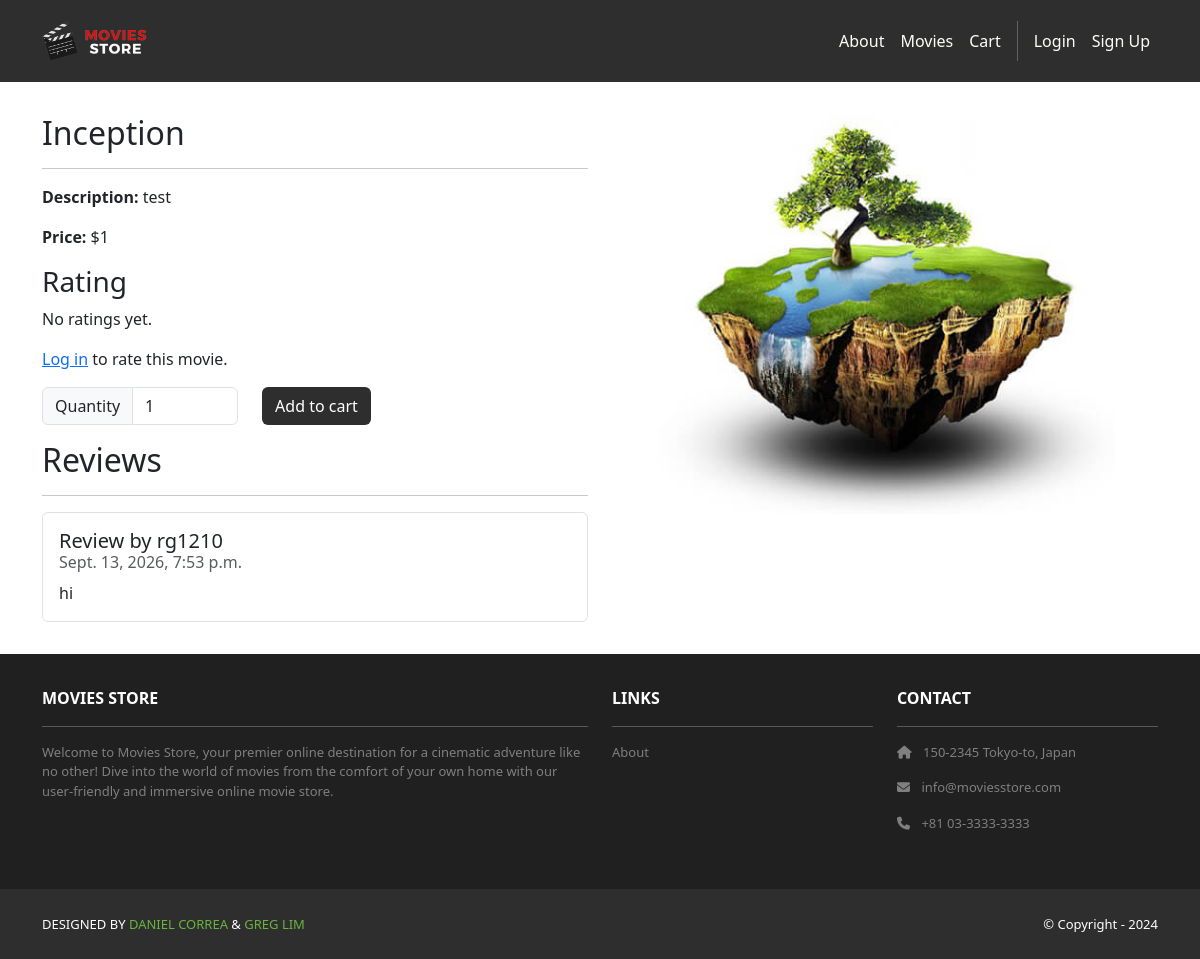
/movies/1/, run on the app's committed database.
### movies/models.py (models this page shows, shortened)
class Movie(models.Model):
    id = models.AutoField(primary_key=True)
    name = models.CharField(max_length=255)
    price = models.IntegerField()
    description = models.TextField()
    image = models.ImageField(upload_to='movie_images/')

class Review(models.Model):
    id = models.AutoField(primary_key=True)
    comment = models.CharField(max_length=255)
    date = models.DateTimeField(auto_now_add=True)
    movie = models.ForeignKey(Movie, on_delete=models.CASCADE)
    user = models.ForeignKey(User, on_delete=models.CASCADE)
    reported = models.BooleanField(default=False)

### movies/views.py (the view)
# urls.py: path('<int:id>/', views.show, name='movies.show'),
def show(request, id):
    movie = Movie.objects.get(id=id)
    reviews = Review.objects.filter(movie=movie, reported=False)
    template_data = {}
    template_data['title'] = movie.name
    template_data['movie'] = movie
    template_data['reviews'] = reviews
    template_data['average_rating'] = Rating.objects.filter(movie=movie).aggregate(Avg('score'))['score__avg']
    template_data['user_rating'] = None
    if request.user.is_authenticated:
        template_data['user_rating'] = Rating.objects.filter(movie=movie, user=request.user).first()
    return render(request, 'movies/show.html',
                  {'template_data': template_data})

### movies/templates/movies/show.html (shortened to what this page needs)
{% extends 'base.html' %}
{% block content %}
{% load static %}
<div class="p-3">
  <div class="container">
    <div class="row mt-3">
      <div class="col-md-6 mx-auto mb-3">
        <h2>{{ template_data.movie.name }}</h2>
        <hr />
        <p><b>Description:</b> {{template_data.movie.description }}</p>
        <p><b>Price:</b> ${{template_data.movie.price }}</p>
        <h3>Rating</h3>
        {% if template_data.average_rating %}
        <p>Average rating:
          {{ template_data.average_rating|floatformat:1 }} out of 5
        </p>
        {% else %}
        <p>No ratings yet.</p>
        {% endif %}
        {% if user.is_authenticated %}
          {% if template_data.user_rating %}
            <p>Your rating:
              {{ template_data.user_rating.score }} out of 5
            </p>
          {% endif %}
        <form method="POST"
            action="{% url 'movies.rate' id=template_data.movie.id%}">
            {% csrf_token %}
            <select name="score" class="form-select mb-2" required>
              <option value="">Choose a rating</option>
              <option value="1">1 stars</option>
              <option value="2">2 stars</option>
              <option value="3">3 stars</option>
              <option value="4">4 stars</option>
              <option value="5">5 stars</option>
            </select>
            <button type="submit" class="btn bg-dark text-white">
              Save rating
            </button>
        </form>
        {% else %}
        <p>
          <a href="{% url 'accounts.login' %}">Log in</a>
          to rate this movie.
        </p>
        {% endif %}
        <p class="card-text">
          <form method="post"
            action="{% url 'cart.add' id=template_data.movie.id %}">
            <div class="row">
              <div class="col-auto">
                <div class="input-group col-auto">
                  <div class="input-group-text">Quantity
                    </div>
                  <input type="number" min="1" max="10"
                    class="form-control quantity-input"
                    name="quantity" value="1">
                </div>
              </div>
              <div class="col-auto">
                <button class="btn bg-dark text-white"
                  type="submit">Add to cart</button>
              </div>
            </div>
          </form>
        </p>
        <h2>Reviews</h2>
        <hr />
        <ul class="list-group">
          {% for review in template_data.reviews %}
          <li class="list-group-item pb-3 pt-3">
            <h5 class="card-title">
              Review by {{ review.user.username }}
            </h5>
            <h6 class="card-subtitle mb-2 text-muted">
              {{ review.date }}
            </h6>
            <p class="card-text">{{ review.comment }}</p>
          </li>
          {% endfor %}
        </ul>
      </div>
      <div class="col-md-6 mx-auto mb-3 text-center">
        <img src="{{ template_data.movie.image.url }}"
          class="rounded img-card-400" />
      </div>
    </div>
  </div>
</div>
{% endblock content %}

### moviesstore/static/css/style.css (style rules this page uses)
.bg-dark { background-color: #2E2E2E !important; }
.img-card-400 { width: fit-content; max-height: 400px; }

### data on the page
Movie: movie.name "Inception", movie.description "test", movie.price "1", movie.image (picture)
Review: user.username "rg1210", date "Sept. 13, 2026, 7:53 p.m.", comment "hi"
